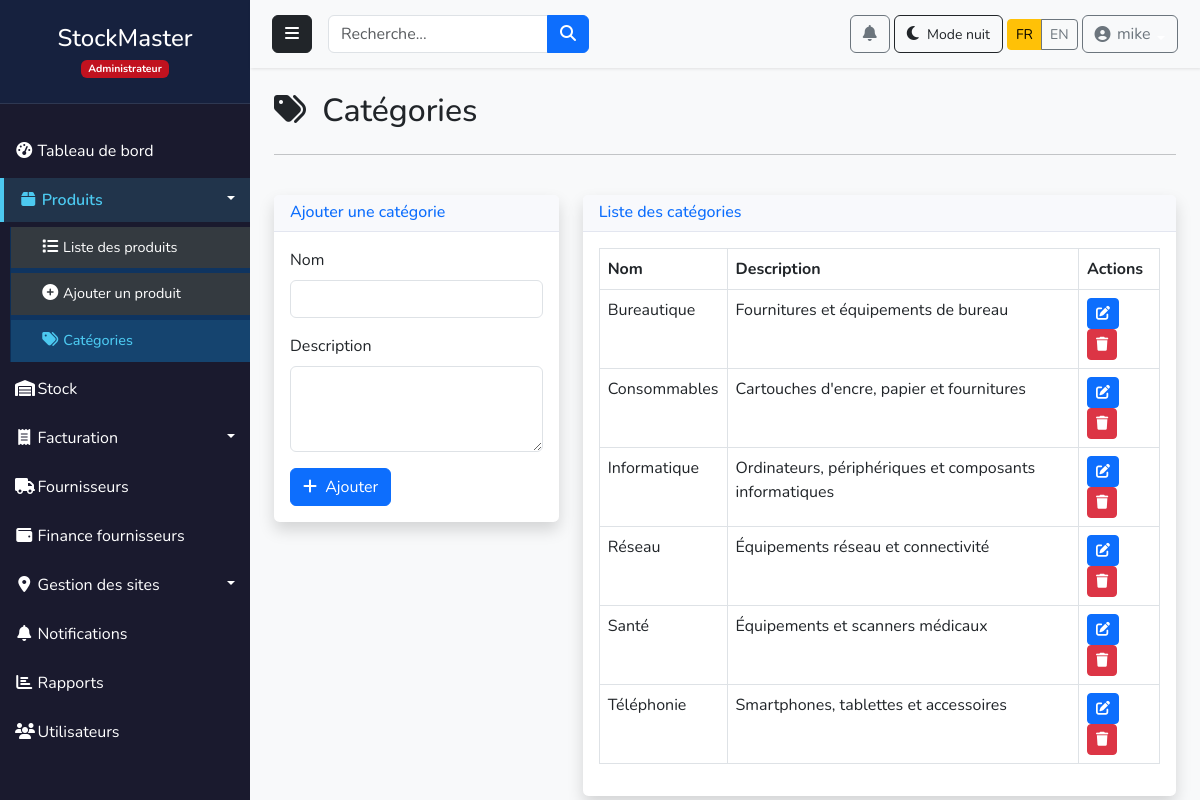
The app's page /categories.php (signed in) with its own data.
### tables this page shows
CREATE TABLE `utilisateurs` (
  `id` int(11) NOT NULL AUTO_INCREMENT,
  `nom` varchar(50) NOT NULL,
  `email` varchar(100) NOT NULL,
  `telephone` varchar(30) DEFAULT NULL,
  `fournisseur_id` int(11) DEFAULT NULL,
  `site_id` int(11) DEFAULT NULL,
  `password` varchar(255) NOT NULL,
  `role` enum('admin','superviseur','caissier','gestionnaire','utilisateur','fournisseur') DEFAULT 'utilisateur',
  `theme_pref` enum('light','dark') DEFAULT 'light',
  `created_at` timestamp NOT NULL DEFAULT current_timestamp(),
  `last_login` datetime DEFAULT NULL,
  `derniere_connexion` datetime DEFAULT NULL,
  `nombre_connexions` int(11) DEFAULT 0,
  PRIMARY KEY (`id`),
  UNIQUE KEY `email` (`email`)
);

CREATE TABLE `categories` (
  `id` int(11) NOT NULL,
  `nom` varchar(50) NOT NULL,
  `description` text DEFAULT NULL
);

### config.php (called while the page is built, shortened)
<?php
try {
    $db = new PDO("mysql:host=".DB_HOST.";dbname=".DB_NAME, DB_USER, DB_PASS);
    $db->setAttribute(PDO::ATTR_ERRMODE, PDO::ERRMODE_EXCEPTION);
    $db->exec("SET NAMES 'utf8'");
} catch(PDOException $e) {
    die("Erreur de connexion : " . $e->getMessage());
}
function getCurrentTheme() {
    if (isset($_SESSION['user_id'])) {
        global $db;
        $stmt = $db->prepare("SELECT theme_pref FROM utilisateurs WHERE id = ?");
        $stmt->execute([$_SESSION['user_id']]);
        $user = $stmt->fetch();
        if ($user !== false && isset($user['theme_pref'])) {
            return $user['theme_pref'];
        }
    }
    return $_SESSION['theme'] ?? 'light';
}
?>

### categories.php (the view, shortened to what this page needs)
<?php
require_once 'config.php';
$theme = getCurrentTheme();
$categories = $db->query("SELECT * FROM categories ORDER BY nom")->fetchAll();
?>
<!DOCTYPE html>
<html lang="fr" data-bs-theme="<?= $theme ?>">
<head>
    <link href="https://cdn.jsdelivr.net/npm/bootstrap@5.3.0/dist/css/bootstrap.min.css" rel="stylesheet">
    <link rel="stylesheet" href="https://cdnjs.cloudflare.com/ajax/libs/font-awesome/6.4.0/css/all.min.css">
    <link rel="stylesheet" href="css/style.css">
</head>
<body class="<?= $theme == 'dark' ? 'bg-dark text-light' : 'bg-light' ?>">
    <div class="wrapper">
        <?php
            include_once('includes/sidebar.php');
        ?>
        <div id="content">
            <?php
                include_once('includes/navbar.php');
            ?>
            <div class="container-fluid px-4">
                <div class="row my-4">
                    <div class="col-12">
                        <h2 class="mb-4"><i class="fas fa-tags me-2"></i> Catégories</h2>
                        <hr>
                    </div>
                </div>
                <div class="row">
                    <div class="col-md-4 mb-4">
                        <div class="card shadow">
                            <div class="card-header">
                                <h6 class="m-0 font-weight-bold text-primary">
                                    <?= isset($_GET['edit']) ? 'Modifier' : 'Ajouter' ?> une catégorie
                                </h6>
                            </div>
                            <div class="card-body">
                                <form method="POST">
                                    <?php if (isset($_GET['edit'])):
                                        $editId = $_GET['edit'];
                                        $editCat = $db->query("SELECT * FROM categories WHERE id = $editId")->fetch();
                                    ?>
                                        <input type="hidden" name="id" value="<?= $editCat['id'] ?>">
                                        <div class="mb-3">
                                            <label for="nom" class="form-label">Nom</label>
                                            <input type="text" class="form-control" id="nom" name="nom"
                                                   value="<?= htmlspecialchars($editCat['nom']) ?>" required>
                                        </div>
                                        <div class="mb-3">
                                            <label for="description" class="form-label">Description</label>
                                            <textarea class="form-control" id="description" name="description"
                                                      rows="3"><?= htmlspecialchars($editCat['description']) ?></textarea>
                                        </div>
                                        <button type="submit" name="edit_category" class="btn btn-primary">
                                            <i class="fas fa-save me-1"></i> Enregistrer
                                        </button>
                                        <a href="categories.php" class="btn btn-secondary">
                                            <i class="fas fa-times me-1"></i> Annuler
                                        </a>
                                    <?php else: ?>
                                        <div class="mb-3">
                                            <label for="nom" class="form-label">Nom</label>
                                            <input type="text" class="form-control" id="nom" name="nom" required>
                                        </div>
                                        <div class="mb-3">
                                            <label for="description" class="form-label">Description</label>
                                            <textarea class="form-control" id="description" name="description" rows="3"></textarea>
                                        </div>
                                        <button type="submit" name="add_category" class="btn btn-primary">
                                            <i class="fas fa-plus me-1"></i> Ajouter
                                        </button>
                                    <?php endif; ?>
                                </form>
                            </div>
                        </div>
                    </div>
                    <div class="col-md-8">
                        <div class="card shadow">
                            <div class="card-header">
                                <h6 class="m-0 font-weight-bold text-primary">Liste des catégories</h6>
                            </div>
                            <div class="card-body">
                                <div class="table-responsive">
                                    <table class="table table-bordered" width="100%" cellspacing="0">
                                        <thead class="<?= $theme == 'dark' ? 'table-dark' : '' ?>">
                                            <tr>
                                                <th>Nom</th>
                                                <th>Description</th>
                                                <th>Actions</th>
                                            </tr>
                                        </thead>
                                        <tbody>
                                            <?php foreach ($categories as $cat): ?>
                                            <tr>
                                                <td><?= htmlspecialchars($cat['nom']) ?></td>
                                                <td><?= htmlspecialchars($cat['description']) ?></td>
                                                <td>
                                                    <a href="categories.php?edit=<?= $cat['id'] ?>" class="btn btn-sm btn-primary">
                                                        <i class="fas fa-edit"></i>
                                                    </a>
                                                    <a href="categories.php?delete=<?= $cat['id'] ?>"
                                                       class="btn btn-sm btn-danger"
                                                       onclick="return confirm('Êtes-vous sûr de vouloir supprimer cette catégorie?')">
                                                        <i class="fas fa-trash"></i>
                                                    </a>
                                                </td>
                                            </tr>
                                            <?php endforeach; ?>
                                        </tbody>
                                    </table>
                                </div>
                            </div>
                        </div>
                    </div>
                </div>
            </div>
        </div>
    </div>
</body>
</html>

### css/style.css (style rules this page uses)
body { font-family: 'Nunito', sans-serif; background: #f8f9fa; }
.wrapper { display: flex; width: 100%; align-items: stretch; }
#content { width: 100%; min-height: 100vh; transition: all 0.3s; }
.card { border: none; border-radius: 0.35rem; box-shadow: 0 0.15rem 1.75rem 0 rgba(58, 59, 69, 0.15); }
.card-header { background-color: #f8f9fc; border-bottom: 1px solid #e3e6f0; }
body, .card, .navbar, .dropdown-menu, .table { transition: background-color 0.3s ease, color 0.3s ease, border-color 0.3s ease; }

### records on screen
categories: nom "Bureautique", description "Fournitures et équipements de bureau"
categories: nom "Consommables", description "Cartouches d'encre, papier et fournitures"
categories: nom "Informatique", description "Ordinateurs, périphériques et composants informatiques"
categories: nom "Réseau", description "Équipements réseau et connectivité"
categories: nom "Santé", description "Équipements et scanners médicaux"
categories: nom "Téléphonie", description "Smartphones, tablettes et accessoires"

### other values on screen
role_label() "Administrateur"
t('dashboard') "Tableau de bord"
t('products') "Produits"
t('product_list') "Liste des produits"
t('add_product') "Ajouter un produit"
t('categories') "Catégories"
t('stock') "Stock"
t('invoicing') "Facturation"
t('suppliers') "Fournisseurs"
t('supplier_finance') "Finance fournisseurs"
t('site_management') "Gestion des sites"
t('notifications') "Notifications"
t('reports') "Rapports"
t('users') "Utilisateurs"
t('dark_mode') "Mode nuit"
